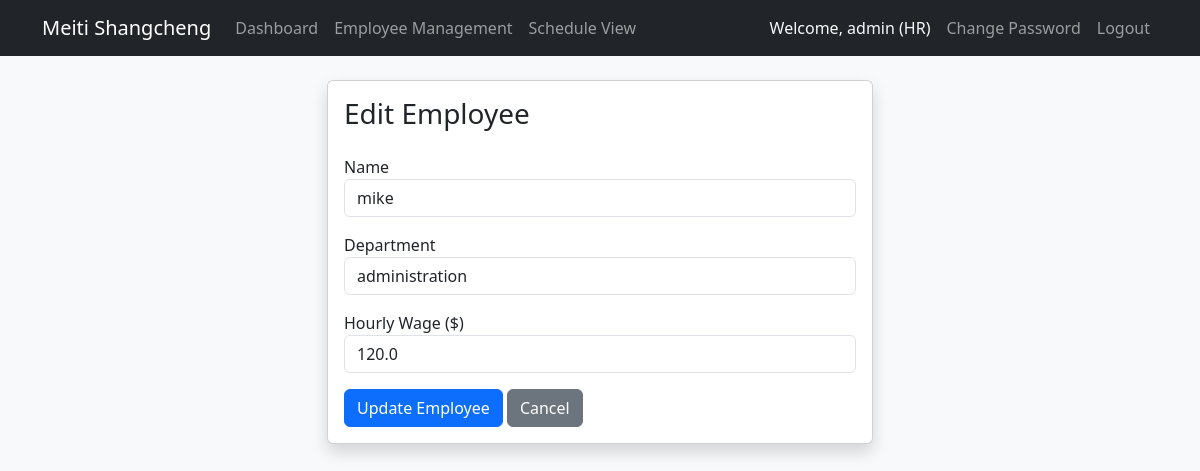
Page /edit_employee/2 (signed in) on the committed database.
### tables this page shows
CREATE TABLE employees (
                            id INTEGER PRIMARY KEY AUTOINCREMENT,
                            name TEXT,
                            department TEXT,
                            hourly_wage REAL);

### app.py (the view, shortened to what this page needs)
@app.route('/edit_employee/<int:id>', methods=['GET', 'POST'])
def edit_employee(id):
    if 'user_id' not in session:
        return redirect(url_for('login'))
    conn = get_db()
    emp = conn.execute("SELECT * FROM employees WHERE id = ?", (id,)).fetchone()
    conn.close()
    return render_template('edit_employee.html', emp=emp)

### app.py (called while the page is built)
def get_db():
    conn = sqlite3.connect(DATABASE)
    conn.row_factory = sqlite3.Row # 让查询结果可以通过字典方式访问
    return conn

### templates/edit_employee.html
{% extends "base.html" %}
{% block content %}
<div class="row justify-content-center mt-4">
    <div class="col-md-6">
        <div class="card shadow">
            <div class="card-body">
                <h3 class="mb-4">Edit Employee</h3>
                <form method="POST">
                    <div class="mb-3">
                        <label>Name</label>
                        <input type="text" name="name" class="form-control" value="{{ emp['name'] }}" required>
                    </div>
                    <div class="mb-3">
                        <label>Department</label>
                        <input type="text" name="department" class="form-control" value="{{ emp['department'] }}" required>
                    </div>
                    <div class="mb-3">
                        <label>Hourly Wage ($)</label>
                        <input type="number" step="0.1" name="hourly_wage" class="form-control" value="{{ emp['hourly_wage'] }}" required>
                    </div>
                    <button type="submit" class="btn btn-primary">Update Employee</button>
                    <a href="/employees" class="btn btn-secondary">Cancel</a>
                </form>
            </div>
        </div>
    </div>
</div>
{% endblock %}

### rows in the picture
employees: name "mike", department "administration", hourly_wage "120.0"

### other values in the picture
{{ session.get('username') }} "admin"
{{ session.get('role') }} "HR"
